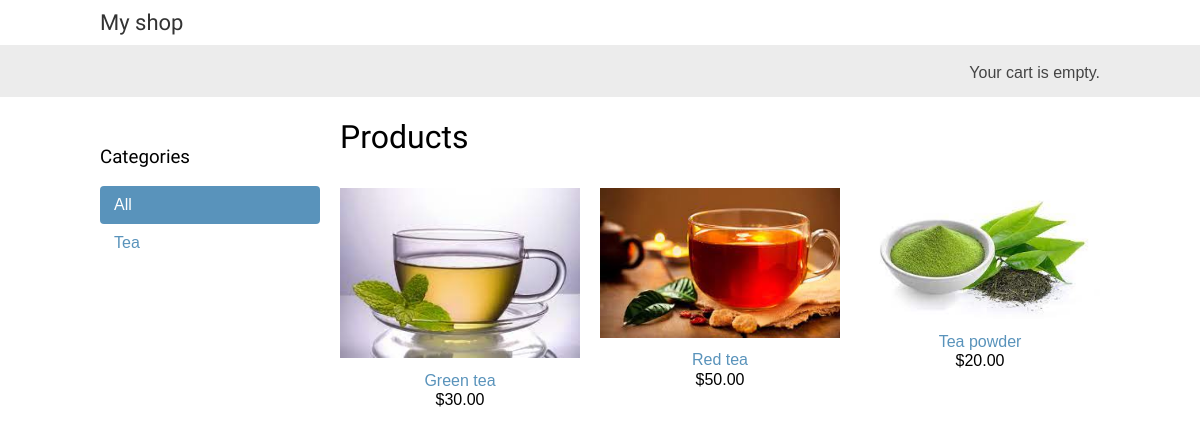
Before: / with the older database file.
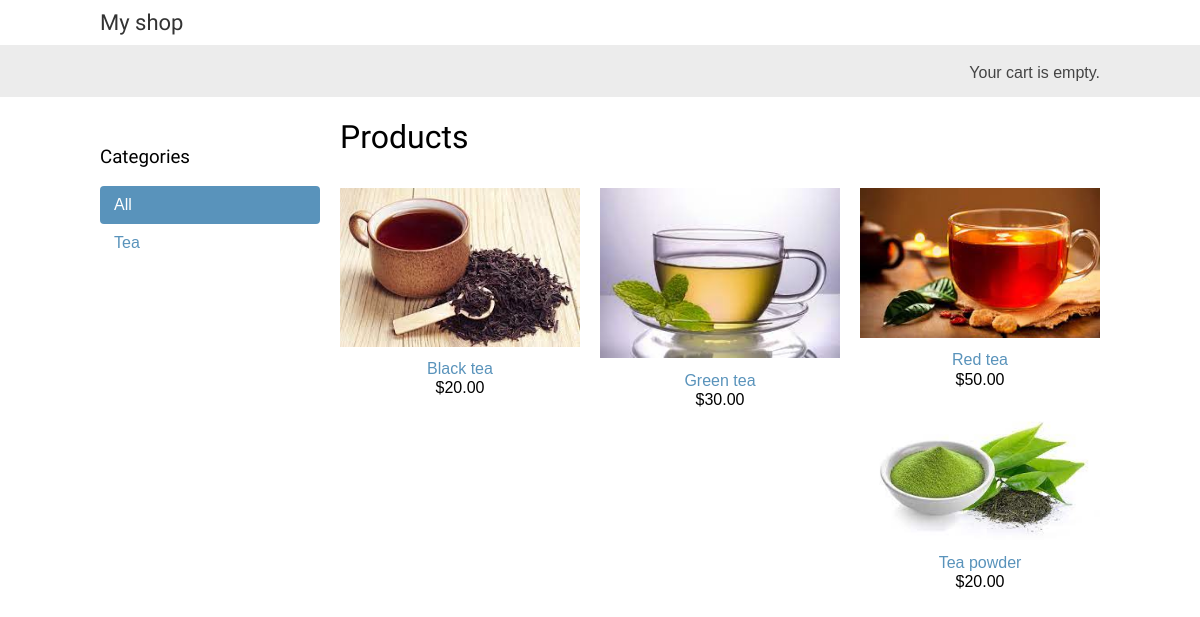
After: the same page with the newer database file.
### shop/models.py (models this page shows, shortened)
class Category(models.Model):
    name = models.CharField(max_length=200)
    slug = models.SlugField(max_length=200, unique=True)
    class Meta:
        ordering = ['name']
        indexes = [
            models.Index(fields=['name']),
        ]
        verbose_name = 'category'
        verbose_name_plural = 'categories'
    def get_absolute_url(self):
        return reverse('shop:product_list_by_category', args=[self.slug])

class Product(models.Model):
    category = models.ForeignKey(Category,
                                on_delete=models.CASCADE,
                                related_name='products')
    name = models.CharField(max_length=200)
    slug = models.SlugField(max_length=200)
    image = models.ImageField(upload_to='products/%Y/%m/%d', blank=True)
    description = models.TextField(blank=True)
    price = models.DecimalField(max_digits=10, decimal_places=2)
    available = models.BooleanField(default=True)
    created = models.DateTimeField(auto_now_add=True)
    updated = models.DateTimeField(auto_now=True)
    class Meta:
        ordering = ['name']
        indexes = [
            models.Index(fields=['id', 'slug']),
            models.Index(fields=['name']),
            models.Index(fields=['-created']),
        ]
    def get_absolute_url(self):
        return reverse('shop:product_detail',
                        args=[self.id, self.slug])

### shop/views.py (the view)
# urls.py: path('', views.product_list, name='product_list'),
def product_list(request, category_slug=None):
    category = None
    categories = Category.objects.all()
    products = Product.objects.filter(available=True)
    if category_slug:
        category = get_object_or_404(Category, slug=category_slug)
        products = products.filter(category=category)
    context = {
        'category': category,
        'categories': categories,
        'products': products
    }
    return render(request,
                'shop/product/list.html', context)

### cart/cart.py (called while the page is built)
    def __len__(self):
        return sum(item['quantity'] for item in self.cart.values())

### cart/context_processors.py (called while the page is built)
def cart(request):
    return {'cart': Cart(request)}

### shop/templates/shop/product/list.html (shortened to what this page needs)
{% extends 'shop/base.html' %}
{% load static %}
{% block content %}
    <div id="sidebar">
        <h3>Categories</h3>
        <ul>
            <li {% if not category %} class="selected"{% endif %}>
                <a href="{% url 'shop:product_list' %}">All</a>
            </li>
            {% for c in categories %}
                <li {% if category.slug == c.slug %}class="selected"{% endif %}>
                    <a href="{{ c.get_absolute_url }}">{{ c.name }}</a>
                </li>
            {% endfor %}
        </ul>
    </div>
    <div id="main" class="product-list">
        <h1>{% if category %}{{ category.name }}{% else %}Products{% endif %}</h1>
        {% for product in products %}
            <div class="item">
                <a href="{{ product.get_absolute_url }}">
                    <img src="{% if product.image %}{{ product.image.url }}{% else %}
                    {% static 'img/no_image.png' %} {% endif %}" alt="Profile picture">
                </a>
                <a href="{{ product.get_absolute_url }}">{{ product.name }}</a>
                <br>
                ${{ product.price }}
            </div>
        {% endfor %}
    </div>
{% endblock %}

### shop/templates/shop/base.html (shortened to what this page needs)
{% load static %}
<!DOCTYPE html>
<html lang="en">
<head>
    <link rel="stylesheet" href="{% static 'css/base.css' %}">
</head>
<body>
    <div id="header">
        <a href="/" class="logo">My shop</a>
    </div>
    <div id="subheader">
        <div class="cart">
            {% with total_items=cart|length %}
                {% if total_items > 0 %}
                    Your cart:
                        <a href="{% url 'cart:cart_detail' %}">
                            {{ total_items }} item{{ total_items|pluralize }},
                            ${{ cart.get_total_price }}
                        </a>
                {% elif not order %}
                    Your cart is empty.
                {% endif %}
            {% endwith %}
        </div>
    </div>
    <div id="content">
        {% block content %}
        {% endblock %}
    </div>
</body>
</html>

### shop/static/css/base.css (style rules this page uses)
body { margin:0; padding:0; font-family:helvetica, sans-serif; }
h1, h2, h3, h4, h5 , h6 { font-family: 'Ubuntu', sans-serif; font-weight:normal; }
a { text-decoration:none; color:#5993bb; }
#header { padding:10px 100px; font-size:18px; overflow:auto; }
#subheader { background:#ececec; color:#444; padding:15px 100px; overflow:auto; }
#header .logo { font-family: 'Ubuntu', sans-serif; float:left; color:#333; font-size:22px; margin-right:10%; }
#subheader .cart { float:right; padding-top:4px; }
#content { padding:0 100px; overflow:hidden; }
#sidebar { width:220px; padding:30px 20px 0 0; float:left; }
#sidebar ul { margin:0; padding:0; }
#sidebar ul li { margin:0; list-style:none; padding:10px 14px; }
#sidebar ul li a { display:block; }
#sidebar ul li.selected { background:#5993bb; border-radius:4px; }
#sidebar ul li.selected a { color:#fff; }
#main { float:left; width: 96%; margin-right:-220px; overflow:hidden; }
.product-list .item { width:25%; padding:10px 20px 10px 0; float:left; text-align:center; line-height:1.2; }
.product-list .item img { width:100%; margin-bottom:8px; }

Changed rows visible on the page:
added Product: image (picture), name "Black tea", price "20.00"
